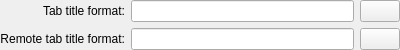
<?xml version="1.0" encoding="UTF-8"?>
<ui version="4.0">
 <class>RenameTabWidget</class>
 <widget class="QWidget" name="RenameTabWidget">
  <property name="geometry">
   <rect>
    <x>0</x>
    <y>0</y>
    <width>400</width>
    <height>50</height>
   </rect>
  </property>
  <property name="sizePolicy">
   <sizepolicy hsizetype="Expanding" vsizetype="Preferred">
    <horstretch>0</horstretch>
    <verstretch>0</verstretch>
   </sizepolicy>
  </property>
  <layout class="QGridLayout" columnstretch="0,1,0">
   <property name="leftMargin">
    <number>0</number>
   </property>
   <property name="topMargin">
    <number>0</number>
   </property>
   <property name="rightMargin">
    <number>0</number>
   </property>
   <property name="bottomMargin">
    <number>0</number>
   </property>
   <item row="0" column="0" alignment="Qt::AlignRight">
    <widget class="QLabel" name="label">
     <property name="sizePolicy">
      <sizepolicy hsizetype="Fixed" vsizetype="Preferred">
       <horstretch>0</horstretch>
       <verstretch>0</verstretch>
      </sizepolicy>
     </property>
     <property name="text">
      <string>Tab title format:</string>
     </property>
     <property name="alignment">
      <set>Qt::AlignRight|Qt::AlignTrailing|Qt::AlignVCenter</set>
     </property>
     <property name="buddy">
      <cstring>tabTitleEdit</cstring>
     </property>
    </widget>
   </item>
   <item row="0" column="1">
    <widget class="QLineEdit" name="tabTitleEdit">
     <property name="sizePolicy">
      <sizepolicy hsizetype="Expanding" vsizetype="Fixed">
       <horstretch>0</horstretch>
       <verstretch>0</verstretch>
      </sizepolicy>
     </property>
     <property name="toolTip">
      <string>Normal tab title format</string>
     </property>
    </widget>
   </item>
   <item row="0" column="2">
    <widget class="Konsole::TabTitleFormatButton" name="tabTitleFormatButton" />
   </item>
   <item row="1" column="0" alignment="Qt::AlignRight">
    <widget class="QLabel" name="label_2">
     <property name="sizePolicy">
      <sizepolicy hsizetype="Fixed" vsizetype="Preferred">
       <horstretch>0</horstretch>
       <verstretch>0</verstretch>
      </sizepolicy>
     </property>
     <property name="text">
      <string>Remote tab title format:</string>
     </property>
     <property name="alignment">
      <set>Qt::AlignRight|Qt::AlignTrailing|Qt::AlignVCenter</set>
     </property>
     <property name="buddy">
      <cstring>remoteTabTitleEdit</cstring>
     </property>
    </widget>
   </item>
   <item row="1" column="1">
    <widget class="QLineEdit" name="remoteTabTitleEdit">
     <property name="sizePolicy">
      <sizepolicy hsizetype="Expanding" vsizetype="Fixed">
       <horstretch>0</horstretch>
       <verstretch>0</verstretch>
      </sizepolicy>
     </property>
     <property name="toolTip">
      <string>Tab title format used when a remote command (e.g. connection to another computer via SSH) is being executed</string>
     </property>
    </widget>
   </item>
   <item row="1" column="2">
    <widget class="Konsole::TabTitleFormatButton" name="remoteTabTitleFormatButton" />
   </item>
  </layout>
 </widget>
 <customwidgets>
  <customwidget>
   <class>Konsole::TabTitleFormatButton</class>
   <extends>QPushButton</extends>
   <header>TabTitleFormatButton.h</header>
  </customwidget>
 </customwidgets>
 <tabstops>
  <tabstop>tabTitleEdit</tabstop>
  <tabstop>tabTitleFormatButton</tabstop>
  <tabstop>remoteTabTitleEdit</tabstop>
  <tabstop>remoteTabTitleFormatButton</tabstop>
 </tabstops>
 <resources />
 <connections />
</ui>
